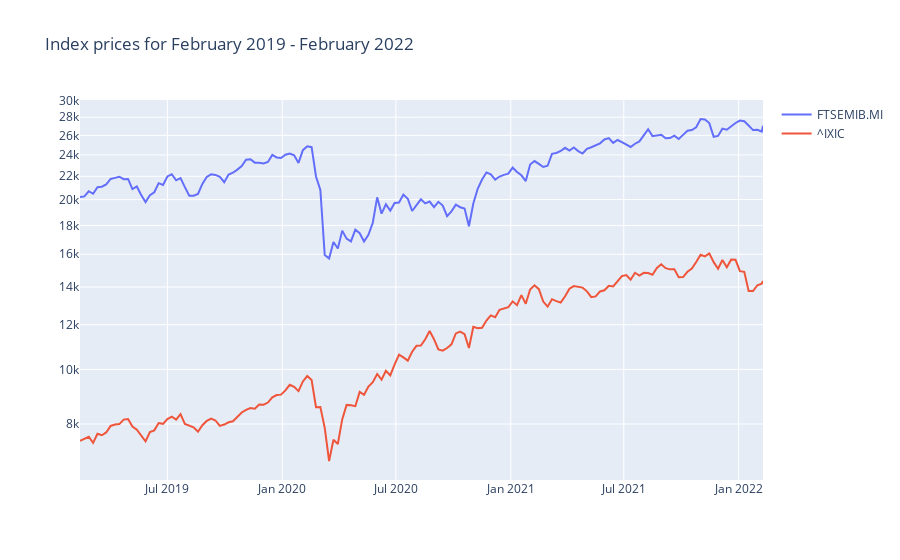

The notebook cell saved with this chart:
### Code cell
# instantiate the figure object
fig = go.Figure()

# add a scatter trace for every column
for col in df.columns:
    fig.add_scatter(x=df.index, y=df[col], name=col[1])

# change the scale to logarithmic and add title
fig.update_layout(
    yaxis=dict(type="log"),
    title=f"Index prices for {df.index[0].strftime('%B %Y')} - " \
          +                f"{df.index[-1].strftime('%B %Y')}"
)

fig.show()

### Figure 1 — Plotly figure (JSON) as saved in the notebook; plotly's stock layout.template omitted (floating-point values rounded to 4 significant figures; data arrays with more than 128 entries replaced by an {"elided": "..."} marker saying what was removed)
{"data": [{"name": "FTSEMIB.MI", "type": "scatter", "x": {"elided": "158 str values"}, "y": {"elided": "158 float values"}}, {"name": "^IXIC", "type": "scatter", "x": {"elided": "158 str values"}, "y": {"elided": "158 float values"}}], "layout": {"title": {"text": "Index prices for February 2019 - February 2022"}, "yaxis": {"type": "log"}}}
